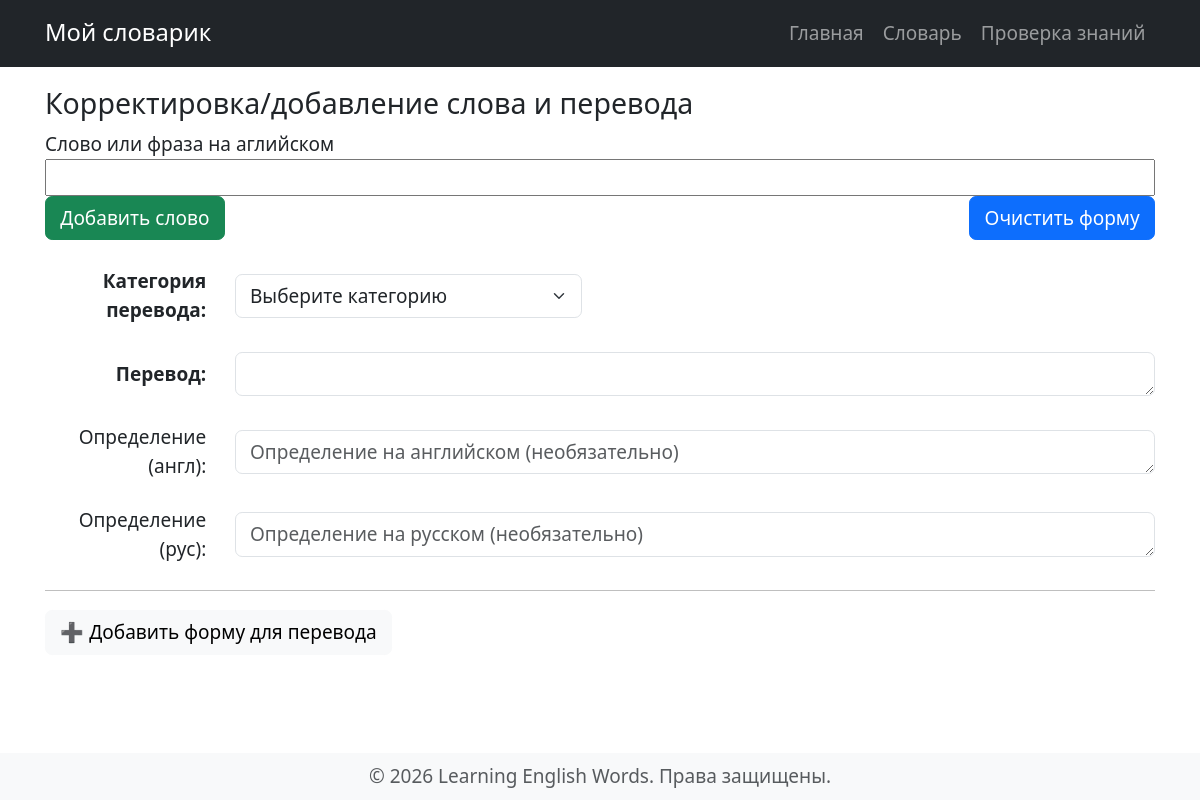
The page /add_word/71 on the database as committed earlier.
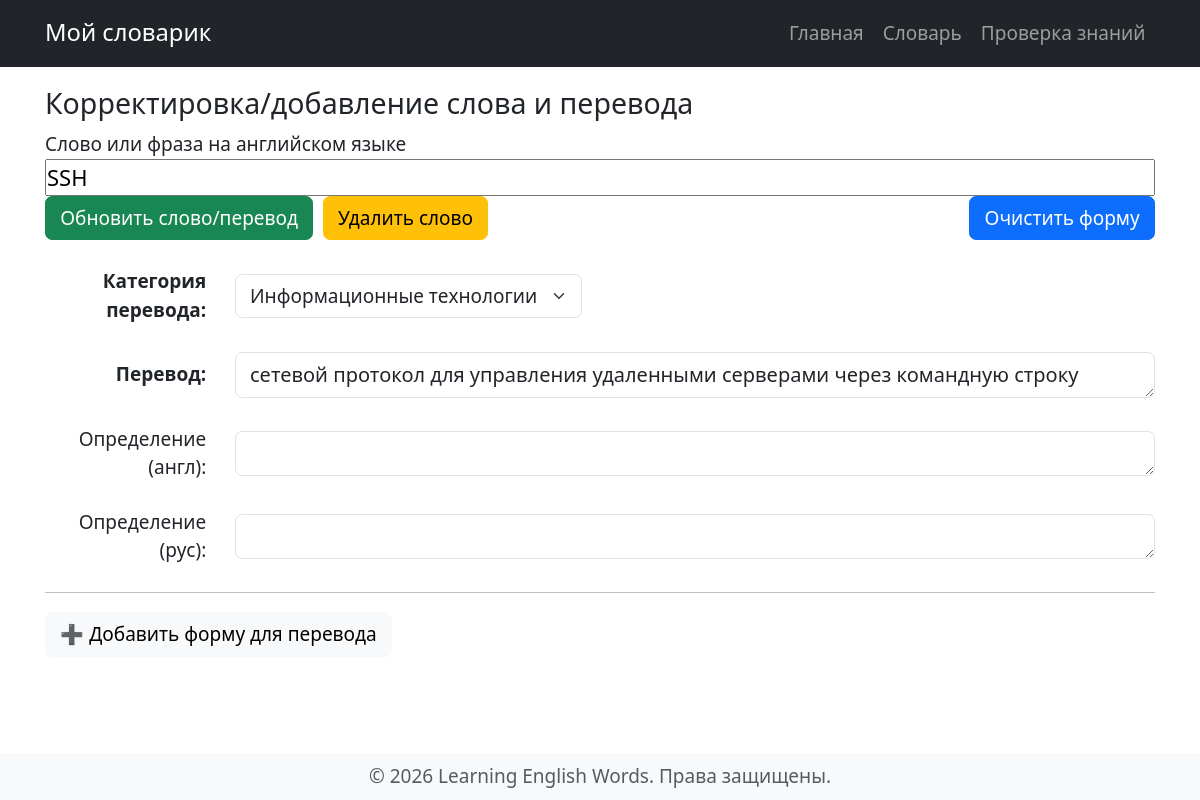
The same page on the database as committed later.
### myapp/models.py (models this page shows, shortened)
class EWord(db.Model):
    __tablename__ = 'e_words'
    id=db.Column(db.Integer, primary_key=True)
    e_word=db.Column(db.String(50),index=True,unique=True)
    translations = db.relationship("Translation", backref='e_word_tr', cascade='all, delete-orphan')

class Translation(db.Model):
    __tablename__ = 'translations'
    id=db.Column(db.Integer, primary_key=True)
    translate_word=db.Column(db.String(80),index=True)
    definition_ru=db.Column(db.String(220))
    definition_en=db.Column(db.String(220))
    e_word_id=db.Column(db.Integer, db.ForeignKey('e_words.id'))
    subject_id=db.Column(db.Integer, db.ForeignKey('subject_areas.id'), nullable=False)

class SubjectArea(db.Model):
    __tablename__ = 'subject_areas'
    id=db.Column(db.Integer, primary_key=True)
    subject_name=db.Column(db.String(50),index=True,unique=True)
    subject_def=db.Column(db.String(150))
    translations = db.relationship("Translation", backref='subject_area')

### myapp/routes.py (the view, shortened to what this page needs)
@app.route('/add_word', defaults={'id': None}, methods=['GET', 'POST'])
@app.route('/add_word/<int:id>', methods=['GET','POST'])
def add_word(id):
    e_word_id = id if id is not None else 0
    exist_word = db.session.query(EWord).filter_by(id=e_word_id)
    translate_words = db.session.query(Translation.id, Translation.translate_word,Translation.definition_en, Translation.definition_ru, Translation.subject_id, SubjectArea.subject_name).join(Translation, Translation.subject_id == SubjectArea.id).filter_by(e_word_id=e_word_id)
    subjects = SubjectArea.query.all()
    if exist_word:
        return render_template('add_word.html',subjects=subjects, words=exist_word, translates=translate_words)
    else:
        return render_template('add_word.html',subjects=subjects)

### myapp/templates/add_word.html (shortened to what this page needs)
{% extends "base.html" %}
{% block content %}
        <h4 class="d-none d-md-inline">Корректировка/добавление слова и перевода</h4>
        <div class="form-container mt-2" style="font-size: 18px;">
        <form method="POST">
        {% for word in words %}
            <div class="form-group" id="fields-container">
                <label for="e_word">Слово или фраза на английском языке</label>
                <input type="text" id="e_word" maxlength="50" name="e_word" style="width: 100%; box-sizing: border-box; font-size: 22px;" required value="{{ word.e_word }}">
                <div class="d-flex justify-content-between align-items-center mb-3">
                    <div class="d-flex gap-2">
                        <button type="submit" class="btn btn-success submit-button d-none d-md-inline" name="action" value="update_word">Обновить слово/перевод</button>
                        <button type="submit" class="btn btn-warning submit-button d-none d-md-inline" name="action" value="delete_word">Удалить слово</button>
                    </div>
                    <div class="d-flex gap-2">
                        <a href="{{ url_for('add_word') }}" class="btn btn-primary d-none d-md-inline">Очистить форму</a>
                    </div>
                </div>
        {% for translate in translates %}
                <div class="row mb-2 d-flex align-items-center">
                    <label for="subj_id" class="col-sm-2 col-form-label text-end d-none d-md-inline"><strong>Категория перевода:</strong></label>
                    <div class="col-10">
                        <select name="subj_id" id="subj_id" class="form-select w-auto">
                            <option value="{{ translate.subject_id }}">{{ translate.subject_name }}</option>
                        </select>
                    </div>
                </div>
                <div class="row mb-2 d-flex align-items-center">
                    <label for="translate_word" class="col-sm-2 col-form-label text-end"><strong>Перевод:</strong></label>
                    <div class="col-10">
                        <textarea id="translate_word" maxlength="80" class="form-control mt-2 mb-2" rows="1" style="resize: vertical; font-size: 20px;" name="translate_word" value="{{ translate.translate_word }}">{{ translate.translate_word }}</textarea>
                    </div>
                </div>
                <div class="row mb-2 d-flex align-items-center">
                    <label for="definition_en" class="col-sm-2 col-form-label text-end d-none d-md-inline">Определение (англ):</label>
                    <div class="col-10">
                        <textarea id="definition_en" maxlength="220" class="form-control mt-2 mb-2" rows="1" style="resize: vertical;" name="definition_en" >{{ translate.definition_en }}</textarea>
                    </div>
                </div>
                <div class="row mb-2 d-flex align-items-center">
                    <label for="definition_ru" class="col-sm-2 col-form-label text-end d-none d-md-inline">Определение (рус):</label>
                    <div class="col-10">
                        <textarea id="definition_ru" maxlength="220" class="form-control mt-2 mb-2" rows="1" style="resize: vertical;" name="definition_ru" >{{ translate.definition_ru }}</textarea>
                    </div>
                </div>
                <hr style="height: 1px; background-color: black; border: none;">
            </div>
        {% endfor %}
        {% else %}
            <div class="form-group" id="fields-container">
                <label for="e_word">Слово или фраза на аглийском</label>
                <input type="text" id="e_word" name="e_word" maxlength="50" style="width: 100%; box-sizing: border-box; font-size: 22px;" required placeholder="">
                <div class="d-flex justify-content-between align-items-center mb-3">
                    <div class="d-flex gap-2">
                        <button type="submit" class="btn btn-success submit-button" name="action" value="update_word">Добавить слово</button>
                    </div>
                    <div class="d-flex gap-2">
                        <a href="{{ url_for('add_word') }}" class="btn btn-primary">Очистить форму</a>
                    </div>
                </div>
                <div class="row mb-2 d-flex align-items-center">
                    <label for="subj_id" class="col-sm-2 col-form-label text-end d-none d-md-inline"><strong>Категория перевода:</strong></label>
                    <div class="col-10">
                        <select name="subj_id" id="subj_id" class="form-select w-auto" required>
                            <option value="">Выберите категорию</option>
                        </select>
                    </div>
                </div>
                <div class="row mb-2 d-flex align-items-center">
                    <label for="translate_word" class="col-sm-2 col-form-label text-end"><strong>Перевод:</strong></label>
                    <div class="col-10">
                        <textarea id="translate_word" maxlength="80" class="form-control mt-2 mb-2" rows="1" style="resize: vertical;" name="translate_word" required placeholder=""></textarea>
                    </div>
                </div>
                <div class="row mb-2 d-flex align-items-center">
                    <label for="definition_en" class="col-sm-2 col-form-label text-end d-none d-md-inline">Определение (англ):</label>
                    <div class="col-10">
                        <textarea id="definition_en" maxlength="220" class="form-control mt-2 mb-2" rows="1" style="resize: vertical;" name="definition_en" placeholder="Определение на английском (необязательно)"></textarea>
                    </div>
                </div>
                <div class="row mb-2 d-flex align-items-center">
                    <label for="definition_ru" class="col-sm-2 col-form-label text-end d-none d-md-inline">Определение (рус):</label>
                    <div class="col-10">
                        <textarea id="definition_ru" maxlength="220" class="form-control mt-2 mb-2" rows="1" style="resize: vertical;" name="definition_ru" placeholder="Определение на русском (необязательно)"></textarea>
                    </div>
                </div>
                <hr style="height: 1px; background-color: black; border: none;">
            </div>
        {% endfor %}
        <button  type="button" class="btn btn-light submit-button d-none d-md-inline" onclick="addField()">➕ Добавить форму для перевода</button>
        </form>
        </div>
{% endblock %}

### myapp/templates/base.html (shortened to what this page needs)
<!DOCTYPE html>
<html lang="ru">
<head>
    <link rel="stylesheet" href="{{ url_for('static', filename='css/bootstrap.min.css') }}">
</head>
<body>
    <nav class="navbar navbar-expand-lg navbar-dark bg-dark">
        <div class="container">
            <a class="navbar-brand" href="{{ url_for('words') }}">Мой словарик</a>
            <div class="collapse navbar-collapse" id="navbarNav">
                <ul class="navbar-nav ms-auto">
                    <li class="nav-item"><a class="nav-link" href="{{ url_for('index') }}">Главная</a></li>
                    <li class="nav-item"><a class="nav-link" href="{{ url_for('words') }}">Словарь</a></li>
                    <li class="nav-item"><a class="nav-link" href="{{ url_for('checkup') }}">Проверка знаний</a></li>
                </ul>
            </div>
        </div>
    </nav>
    <main class="container my-3">
        {% block content %}{% endblock %}
    </main>
    <footer class="fixed-bottom d-none d-md-block bg-light text-center text-muted py-2 mt-4">
        <div class="container">
            <span>&copy; 2026 Learning English Words. Права защищены.</span>
        </div>
    </footer>
</body>
</html>

### myapp/templates/base.html (style rules this page uses)
* { margin: 0; padding: 0; font-size: 15px; }
body { padding-bottom: 100px; }
footer { bottom: 0; left: 0; width: 100%; background: #1a1a2e; color: white; text-align: center; padding: 15px; z-index: 1000; }
button, .btn, .nav-link, .list-group-item { touch-action: manipulation; }
@media (min-width: 768px) { * { font-size: 19px; } }
@media (min-width: 768px) { .container { padding-left: 15px; padding-right: 15px; font-size: 18px !important; } }

Rows that differ between the two databases and show on the page:
added EWord: e_word "SSH"
added Translation: subj_id "Информационные технологии"
Other text that changed with them:
form field subj_id: "Выберите категорию" → (not shown)
text no longer shown: "Слово или фраза на аглийском Добавить слово Очистить форму Категория перевода: Перевод: Определение (англ): Определение (рус):"
